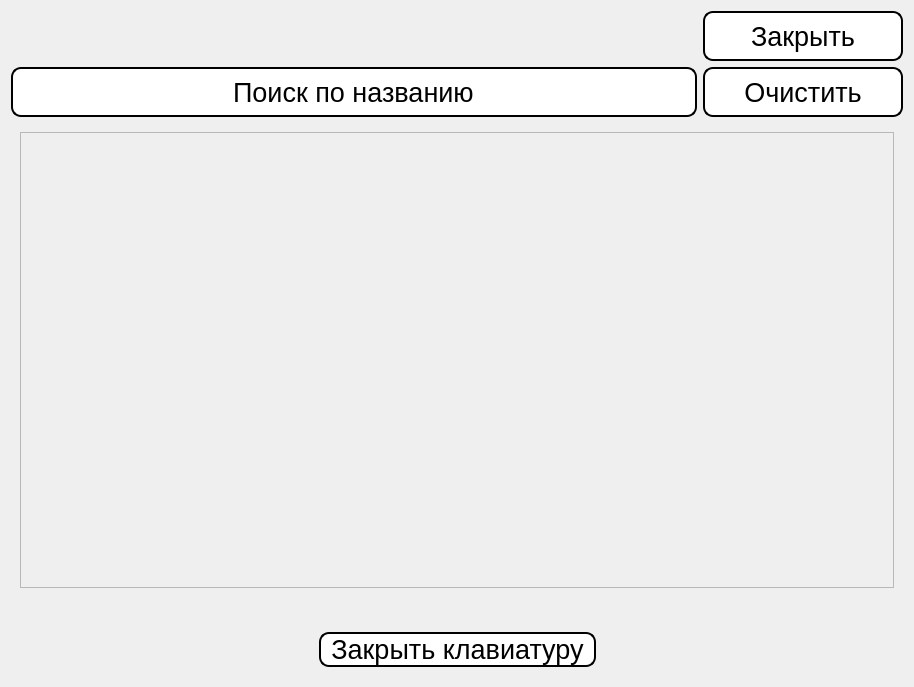
<?xml version="1.0" encoding="UTF-8"?>
<ui version="4.0">
 <class>search_by_name_widget</class>
 <widget class="QWidget" name="search_by_name_widget">
  <property name="geometry">
   <rect>
    <x>0</x>
    <y>0</y>
    <width>914</width>
    <height>687</height>
   </rect>
  </property>
  <property name="windowTitle">
   <string>Form</string>
  </property>
  <property name="styleSheet">
   <string notr="true"/>
  </property>
  <layout class="QVBoxLayout" name="verticalLayout_3">
   <item>
    <layout class="QGridLayout" name="gridLayout_3">
     <property name="leftMargin">
      <number>0</number>
     </property>
     <property name="topMargin">
      <number>0</number>
     </property>
     <item row="1" column="2">
      <widget class="QPushButton" name="button_line_edit_clear">
       <property name="minimumSize">
        <size>
         <width>0</width>
         <height>50</height>
        </size>
       </property>
       <property name="styleSheet">
        <string notr="true">QPushButton {
   background-color: white;
   color: black;
   border: 2px solid black ; /* Black */
	text-align: center;
   border-radius:  10px;
	font-size: 20pt;
	padding-left: 10px;
	padding-right: 10px;
}

QPushButton:hover{
	background-color: rgb(225, 225, 225);
}
QPushButton:pressed{
	background-color: rgb(195, 195, 195);
}
</string>
       </property>
       <property name="text">
        <string>Очистить</string>
       </property>
      </widget>
     </item>
     <item row="0" column="2">
      <widget class="QPushButton" name="go_main_menu_button">
       <property name="minimumSize">
        <size>
         <width>200</width>
         <height>50</height>
        </size>
       </property>
       <property name="styleSheet">
        <string notr="true">QPushButton {
   background-color: white;
   color: black;
   border: 2px solid black ; /* Black */
	text-align: center;
   border-radius:  10px;
	font-size: 20pt;
	padding-left: 10px;
	padding-right: 10px;
}

QPushButton:hover{
	background-color: rgb(225, 225, 225);
}
QPushButton:pressed{
	background-color: rgb(195, 195, 195);
}
</string>
       </property>
       <property name="text">
        <string>Закрыть</string>
       </property>
      </widget>
     </item>
     <item row="1" column="0">
      <widget class="QLineEdit" name="lineEdit">
       <property name="minimumSize">
        <size>
         <width>0</width>
         <height>50</height>
        </size>
       </property>
       <property name="layoutDirection">
        <enum>Qt::LeftToRight</enum>
       </property>
       <property name="styleSheet">
        <string notr="true">QLineEdit {
   background-color: white;
   color: black;
    border: 2px solid black ; /* Black */
	text-align: center;
    border-radius:  10px;
	font-size: 20pt;
}</string>
       </property>
       <property name="text">
        <string>Поиск по названию</string>
       </property>
       <property name="alignment">
        <set>Qt::AlignCenter</set>
       </property>
       <property name="dragEnabled">
        <bool>false</bool>
       </property>
       <property name="readOnly">
        <bool>false</bool>
       </property>
      </widget>
     </item>
    </layout>
   </item>
   <item>
    <widget class="QWidget" name="widget_2" native="true">
     <layout class="QHBoxLayout" name="horizontalLayout">
      <item>
       <widget class="QScrollArea" name="scrollArea">
        <property name="widgetResizable">
         <bool>true</bool>
        </property>
        <widget class="QWidget" name="scrollAreaWidgetContents">
         <property name="geometry">
          <rect>
           <x>0</x>
           <y>0</y>
           <width>876</width>
           <height>443</height>
          </rect>
         </property>
         <layout class="QGridLayout" name="gridLayout">
          <item row="1" column="3">
           <layout class="QGridLayout" name="gridLayout_2"/>
          </item>
         </layout>
        </widget>
       </widget>
      </item>
     </layout>
    </widget>
   </item>
   <item>
    <widget class="QWidget" name="widget" native="true">
     <property name="minimumSize">
      <size>
       <width>0</width>
       <height>0</height>
      </size>
     </property>
     <property name="maximumSize">
      <size>
       <width>16777215</width>
       <height>16777215</height>
      </size>
     </property>
     <property name="styleSheet">
      <string notr="true">QPushButton {
   background-color: white;
   color: black;
   border: 2px solid black ; /* Black */
	text-align: center;
   border-radius:  10px;
	font-size: 20pt;
}
QPushButton:hover{
	background-color: rgb(225, 225, 225);
}
QPushButton:pressed{
	background-color: rgb(195, 195, 195);
}
</string>
     </property>
     <layout class="QVBoxLayout" name="verticalLayout">
      <item>
       <layout class="QVBoxLayout" name="layout_for_keyboard_widget">
        <property name="topMargin">
         <number>10</number>
        </property>
       </layout>
      </item>
      <item>
       <layout class="QHBoxLayout" name="horizontalLayout_7">
        <property name="leftMargin">
         <number>0</number>
        </property>
        <property name="topMargin">
         <number>10</number>
        </property>
        <item>
         <spacer name="horizontalSpacer_10">
          <property name="orientation">
           <enum>Qt::Horizontal</enum>
          </property>
          <property name="sizeHint" stdset="0">
           <size>
            <width>40</width>
            <height>20</height>
           </size>
          </property>
         </spacer>
        </item>
        <item>
         <widget class="QPushButton" name="open_close_keyboad_button">
          <property name="styleSheet">
           <string notr="true">	padding-left: 10px;
	padding-right: 10px;</string>
          </property>
          <property name="text">
           <string>Закрыть клавиатуру</string>
          </property>
         </widget>
        </item>
        <item>
         <spacer name="horizontalSpacer_9">
          <property name="orientation">
           <enum>Qt::Horizontal</enum>
          </property>
          <property name="sizeHint" stdset="0">
           <size>
            <width>40</width>
            <height>20</height>
           </size>
          </property>
         </spacer>
        </item>
       </layout>
      </item>
     </layout>
    </widget>
   </item>
  </layout>
 </widget>
 <resources/>
 <connections/>
</ui>
